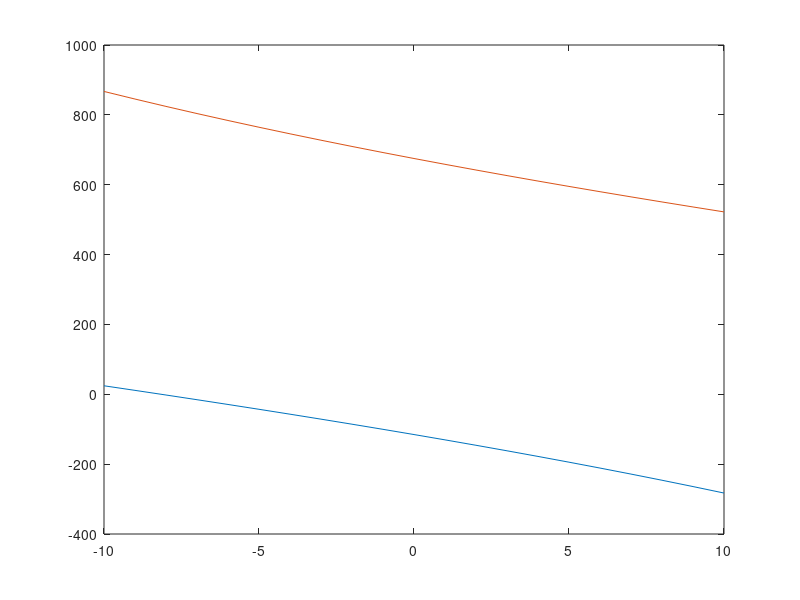

This figure's MATLAB source:

qq1 = [];
qq2 = [];

qw = -10:1:10;

for ll = qw
    
    theta = ll/180*pi;
    
    cam_mat = [685 0 295; 0 683 236; 0 0 1];
    
    rot = [1, 0, 0; 0, cos(theta), -sin(theta); 0, sin(theta), cos(theta)];
    
    H = cam_mat * rot;
    H_inv = inv(H);
    
    X = [0,11-2,14]';
    Y = [30,2-11,17.5]';
    
    im_coord1 = cam_mat * rot * X;
    im_coord2 = cam_mat * rot * Y;
    
    mm = im_coord1 / im_coord1(3);
    nn = im_coord2 / im_coord2(3);
    
    qq1 = [qq1, im_coord1(2)/im_coord1(3)];
    qq2 = [qq2, im_coord2(2)/im_coord2(3)];
end

%%

figure;
plot(qw, qq2, qw, qq1);
